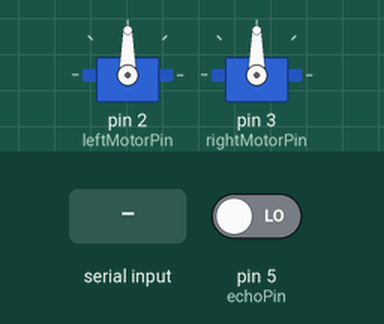
Simulated run of this sketch. Board: Arduino Mega 2560, built with avr-gcc and run on an emulated ATmega2560. Shown: 2 × servo. Inputs (shaded band) come from the test bench; at power-on: pin 5 (echoPin) LOW. What the sketch prints to the serial monitor is not drawn.

Above: at 1.2 s.
1.3 s: "1?" received over the second serial link
Timing chart, 0 to 4.7 s (numbered marks = the images above; inputs shaded):
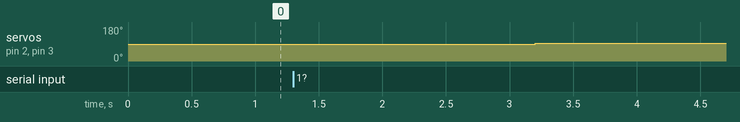

The sketch:

Arduino_con_motor.ino
```cpp
#include <Servo.h>
#include <SoftwareSerial.h>
#include <ArduinoJson.h>
//ULTRASONICO
int trigPin = 4;
int echoPin = 5;
int ledPin = 52;//LED1
//MOTORES
int leftMotorPin = 2; //left motor pin
int rightMotorPin = 3; //left motor pin
Servo leftMotor;
Servo rightMotor;
SoftwareSerial mibt(12,13);

void setup()
{

  //////////
  Serial.begin(9600);
  Serial.println("Serialprendido");
  mibt.begin(38400);
  ///////////
  pinMode(leftMotorPin,OUTPUT);
  pinMode(rightMotorPin,OUTPUT);

 //PINES ULTRASONICO
  pinMode(trigPin, OUTPUT);
  pinMode(echoPin, INPUT);
  ///////
  leftMotor.attach(leftMotorPin);
  rightMotor.attach(rightMotorPin);

}
void loop()
{
    if(mibt.available()){
  StaticJsonDocument<200> doc;
  Serial.println(mibt.readStringUntil('?'));
  DeserializationError error = deserializeJson(doc, mibt.readStringUntil('?'));
   int X= doc["x"];
   int Y= doc["y"];
    if((X > 45 && Y > 5) && (X < 55 && Y < 45)){ //ARRIBA
       rightMotorControl(map(Y, 52, 100, 0 , -255));
      leftMotorControl(map(Y, 52, 100, 0 , 255));
        Serial.println("Arriba");
    }
    else if((X > 45 && Y < 95) && (X < 55 && Y > 55)){
      rightMotorControl(map(Y, 48, 0, 0 , 255));
      leftMotorControl(map(Y, 48, 0, 0 , -255));//abajo
      Serial.println("Abajo");
    }
    else if ((X > 55 && X < 95) && ( Y > 45 && Y < 55)) {//derecha
       rightMotorControl(map(Y, 48, 0, 0 , -255));
      leftMotorControl(0);
       Serial.println("Derecha");
    }
    else if((Y > 45 && X > 5) && (Y < 55 && X < 45)){ //izquierda
       rightMotorControl(0);
      leftMotorControl(map(Y, 52, 100, 0 , 255));
        Serial.println("IZQUIERDA");
    }

    else {
      leftMotorControl(0);
      rightMotorControl(0);
      Serial.println("parar");
    }
  }
    if(Serial.available()){
    mibt.write(Serial.read());
  }

   ////////////SENSOR ULTRASONICO ->
  int duration, distance;
  digitalWrite (trigPin, HIGH);
  delay (100);
  digitalWrite (trigPin, LOW);
  duration = pulseIn (echoPin, HIGH);
  distance = (duration/2) / 29.1;
    Serial.print("Sensor Ultrasonico UNO: ");
      Serial.print(distance);
      Serial.print("cm");
      Serial.println();

  if (distance < 30) {  // Change the number for long or short distances.
    digitalWrite (ledPin, HIGH);
  } else {
    digitalWrite (ledPin, LOW);
  }
}

int leftMotorControl(int value){
  leftMotor.write(map(value,-100,100,1000,2000));
}

int rightMotorControl(int value){
  rightMotor.write(map(value,-100,100,1000,2000));
}

 // delay(1000);
  //leftMotorControl(-100);
 // rightMotorControl(-100);
  //digitalWrite(13,LOW);
  //delay(1000);
```

Measured:
- after the input at 1.3 s, servo on pin 2 (leftMotorPin), servo on pin 3 (rightMotorPin): 90° → 93° after 1.9 s
